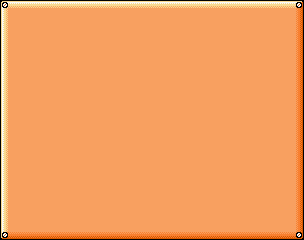

The image is a tile-based game level rendered from a .tmx file. Its description and complete source (layers, tilesets, objects, tile grids) follow:
An orthogonal 19x15 tile map with 16x16 px tiles, 1 tile layer (orange).

<map version="1.5" tiledversion="1.6.0" orientation="orthogonal" renderorder="right-down" width="19" height="15" tilewidth="16" tileheight="16" infinite="0" nextlayerid="2" nextobjectid="1">
 <tileset firstgid="1" name="tileset" tilewidth="16" tileheight="16" tilecount="1204" columns="43">
  <image source="../AS2_source/effects_UI_tiles/tileset.png" trans="ff00ff" width="688" height="450" />
 </tileset>
 <layer id="1" name="orange" width="19" height="15">
  <data encoding="csv">
17,18,18,18,18,18,18,18,18,18,18,18,18,18,18,18,18,18,19,
60,1054,1054,1054,1054,1054,1054,1054,1054,1054,1054,1054,1054,1054,1054,1054,1054,1054,62,
60,1054,1054,1054,1054,1054,1054,1054,1054,1054,1054,1054,1054,1054,1054,1054,1054,1054,62,
60,1054,1054,1054,1054,1054,1054,1054,1054,1054,1054,1054,1054,1054,1054,1054,1054,1054,62,
60,1054,1054,1054,1054,1054,1054,1054,1054,1054,1054,1054,1054,1054,1054,1054,1054,1054,62,
60,1054,1054,1054,1054,1054,1054,1054,1054,1054,1054,1054,1054,1054,1054,1054,1054,1054,62,
60,1054,1054,1054,1054,1054,1054,1054,1054,1054,1054,1054,1054,1054,1054,1054,1054,1054,62,
60,1054,1054,1054,1054,1054,1054,1054,1054,1054,1054,1054,1054,1054,1054,1054,1054,1054,62,
60,1054,1054,1054,1054,1054,1054,1054,1054,1054,1054,1054,1054,1054,1054,1054,1054,1054,62,
60,1054,1054,1054,1054,1054,1054,1054,1054,1054,1054,1054,1054,1054,1054,1054,1054,1054,62,
60,1054,1054,1054,1054,1054,1054,1054,1054,1054,1054,1054,1054,1054,1054,1054,1054,1054,62,
60,1054,1054,1054,1054,1054,1054,1054,1054,1054,1054,1054,1054,1054,1054,1054,1054,1054,62,
60,1054,1054,1054,1054,1054,1054,1054,1054,1054,1054,1054,1054,1054,1054,1054,1054,1054,62,
60,1054,1054,1054,1054,1054,1054,1054,1054,1054,1054,1054,1054,1054,1054,1054,1054,1054,62,
103,104,104,104,104,104,104,104,104,104,104,104,104,104,104,104,104,104,105
</data>
 </layer>
</map>
